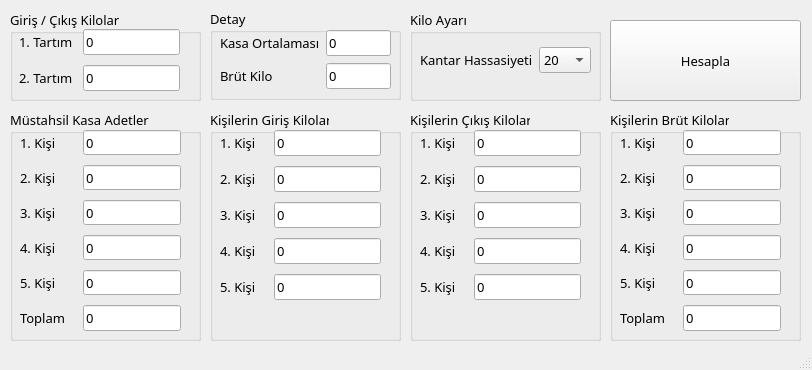
<?xml version="1.0" encoding="UTF-8"?>
<ui version="4.0">
 <class>MainWindow</class>
 <widget class="QMainWindow" name="MainWindow">
  <property name="geometry">
   <rect>
    <x>0</x>
    <y>0</y>
    <width>812</width>
    <height>370</height>
   </rect>
  </property>
  <property name="minimumSize">
   <size>
    <width>812</width>
    <height>370</height>
   </size>
  </property>
  <property name="maximumSize">
   <size>
    <width>812</width>
    <height>370</height>
   </size>
  </property>
  <property name="font">
   <font>
    <family>Microsoft JhengHei UI Light</family>
    <pointsize>10</pointsize>
   </font>
  </property>
  <property name="windowTitle">
   <string>Ortalama Hesaplama</string>
  </property>
  <property name="windowIcon">
   <iconset resource="../icons/icons.qrc">
    <normaloff>:/icon/icon.jpg</normaloff>:/icon/icon.jpg</iconset>
  </property>
  <widget class="QWidget" name="centralwidget">
   <widget class="QGroupBox" name="groupBox_2">
    <property name="geometry">
     <rect>
      <x>10</x>
      <y>10</y>
      <width>191</width>
      <height>91</height>
     </rect>
    </property>
    <property name="title">
     <string>Giriş / Çıkış Kiloları</string>
    </property>
    <widget class="QWidget" name="formLayoutWidget">
     <property name="geometry">
      <rect>
       <x>9</x>
       <y>19</y>
       <width>171</width>
       <height>67</height>
      </rect>
     </property>
     <layout class="QFormLayout" name="formLayout">
      <property name="horizontalSpacing">
       <number>10</number>
      </property>
      <property name="verticalSpacing">
       <number>10</number>
      </property>
      <property name="leftMargin">
       <number>0</number>
      </property>
      <property name="topMargin">
       <number>0</number>
      </property>
      <property name="rightMargin">
       <number>10</number>
      </property>
      <item row="0" column="0">
       <widget class="QLabel" name="label_6">
        <property name="text">
         <string>1. Tartım</string>
        </property>
       </widget>
      </item>
      <item row="1" column="0">
       <widget class="QLabel" name="label_7">
        <property name="text">
         <string>2. Tartım</string>
        </property>
       </widget>
      </item>
      <item row="0" column="1">
       <widget class="QLineEdit" name="first_kg_textbox">
        <property name="text">
         <string>0</string>
        </property>
        <property name="placeholderText">
         <string>0</string>
        </property>
       </widget>
      </item>
      <item row="1" column="1">
       <widget class="QLineEdit" name="second_kg_textbox">
        <property name="text">
         <string>0</string>
        </property>
        <property name="placeholderText">
         <string>0</string>
        </property>
       </widget>
      </item>
     </layout>
    </widget>
   </widget>
   <widget class="QGroupBox" name="groupBox_3">
    <property name="geometry">
     <rect>
      <x>10</x>
      <y>110</y>
      <width>191</width>
      <height>231</height>
     </rect>
    </property>
    <property name="title">
     <string>Müstahsil Kasa Adetleri</string>
    </property>
    <widget class="QWidget" name="formLayoutWidget_2">
     <property name="geometry">
      <rect>
       <x>10</x>
       <y>20</y>
       <width>171</width>
       <height>201</height>
      </rect>
     </property>
     <layout class="QFormLayout" name="formLayout_2">
      <property name="horizontalSpacing">
       <number>18</number>
      </property>
      <property name="verticalSpacing">
       <number>10</number>
      </property>
      <property name="leftMargin">
       <number>0</number>
      </property>
      <property name="topMargin">
       <number>0</number>
      </property>
      <property name="rightMargin">
       <number>10</number>
      </property>
      <item row="0" column="0">
       <widget class="QLabel" name="label_8">
        <property name="text">
         <string>1. Kişi</string>
        </property>
       </widget>
      </item>
      <item row="0" column="1">
       <widget class="QLineEdit" name="first_customer_case_amount_textbox">
        <property name="text">
         <string>0</string>
        </property>
        <property name="placeholderText">
         <string>0</string>
        </property>
       </widget>
      </item>
      <item row="1" column="0">
       <widget class="QLabel" name="label_9">
        <property name="text">
         <string>2. Kişi</string>
        </property>
       </widget>
      </item>
      <item row="1" column="1">
       <widget class="QLineEdit" name="second_customer_case_amount_textbox">
        <property name="text">
         <string>0</string>
        </property>
        <property name="placeholderText">
         <string>0</string>
        </property>
       </widget>
      </item>
      <item row="2" column="0">
       <widget class="QLabel" name="label_10">
        <property name="text">
         <string>3. Kişi</string>
        </property>
       </widget>
      </item>
      <item row="2" column="1">
       <widget class="QLineEdit" name="third_customer_case_amount_textbox">
        <property name="text">
         <string>0</string>
        </property>
        <property name="placeholderText">
         <string>0</string>
        </property>
       </widget>
      </item>
      <item row="3" column="0">
       <widget class="QLabel" name="label_11">
        <property name="text">
         <string>4. Kişi</string>
        </property>
       </widget>
      </item>
      <item row="3" column="1">
       <widget class="QLineEdit" name="fourth_customer_case_amount_textbox">
        <property name="text">
         <string>0</string>
        </property>
        <property name="placeholderText">
         <string>0</string>
        </property>
       </widget>
      </item>
      <item row="4" column="0">
       <widget class="QLabel" name="label_12">
        <property name="text">
         <string>5. Kişi</string>
        </property>
       </widget>
      </item>
      <item row="4" column="1">
       <widget class="QLineEdit" name="fifth_customer_case_amount_textbox">
        <property name="text">
         <string>0</string>
        </property>
        <property name="placeholderText">
         <string>0</string>
        </property>
       </widget>
      </item>
      <item row="5" column="1">
       <widget class="QLineEdit" name="total_customer_case_amount_textbox">
        <property name="text">
         <string>0</string>
        </property>
        <property name="readOnly">
         <bool>true</bool>
        </property>
       </widget>
      </item>
      <item row="5" column="0">
       <widget class="QLabel" name="label_18">
        <property name="text">
         <string>Toplam</string>
        </property>
       </widget>
      </item>
     </layout>
    </widget>
   </widget>
   <widget class="QGroupBox" name="groupBox_4">
    <property name="geometry">
     <rect>
      <x>210</x>
      <y>110</y>
      <width>191</width>
      <height>231</height>
     </rect>
    </property>
    <property name="title">
     <string>Kişilerin Giriş Kiloları</string>
    </property>
    <widget class="QWidget" name="formLayoutWidget_3">
     <property name="geometry">
      <rect>
       <x>10</x>
       <y>20</y>
       <width>171</width>
       <height>201</height>
      </rect>
     </property>
     <layout class="QFormLayout" name="formLayout_3">
      <property name="horizontalSpacing">
       <number>18</number>
      </property>
      <property name="verticalSpacing">
       <number>10</number>
      </property>
      <property name="leftMargin">
       <number>0</number>
      </property>
      <property name="topMargin">
       <number>0</number>
      </property>
      <property name="rightMargin">
       <number>10</number>
      </property>
      <item row="0" column="0">
       <widget class="QLabel" name="label_13">
        <property name="text">
         <string>1. Kişi</string>
        </property>
       </widget>
      </item>
      <item row="0" column="1">
       <widget class="QLineEdit" name="first_customer_first_kg_textbox">
        <property name="text">
         <string>0</string>
        </property>
        <property name="readOnly">
         <bool>true</bool>
        </property>
        <property name="placeholderText">
         <string>0</string>
        </property>
       </widget>
      </item>
      <item row="1" column="0">
       <widget class="QLabel" name="label_14">
        <property name="text">
         <string>2. Kişi</string>
        </property>
       </widget>
      </item>
      <item row="1" column="1">
       <widget class="QLineEdit" name="second_customer_first_kg_textbox">
        <property name="text">
         <string>0</string>
        </property>
        <property name="readOnly">
         <bool>true</bool>
        </property>
        <property name="placeholderText">
         <string>0</string>
        </property>
       </widget>
      </item>
      <item row="2" column="0">
       <widget class="QLabel" name="label_15">
        <property name="text">
         <string>3. Kişi</string>
        </property>
       </widget>
      </item>
      <item row="2" column="1">
       <widget class="QLineEdit" name="third_customer_first_kg_textbox">
        <property name="text">
         <string>0</string>
        </property>
        <property name="readOnly">
         <bool>true</bool>
        </property>
        <property name="placeholderText">
         <string>0</string>
        </property>
       </widget>
      </item>
      <item row="3" column="0">
       <widget class="QLabel" name="label_16">
        <property name="text">
         <string>4. Kişi</string>
        </property>
       </widget>
      </item>
      <item row="3" column="1">
       <widget class="QLineEdit" name="fourth_customer_first_kg_textbox">
        <property name="text">
         <string>0</string>
        </property>
        <property name="readOnly">
         <bool>true</bool>
        </property>
        <property name="placeholderText">
         <string>0</string>
        </property>
       </widget>
      </item>
      <item row="4" column="0">
       <widget class="QLabel" name="label_17">
        <property name="text">
         <string>5. Kişi</string>
        </property>
       </widget>
      </item>
      <item row="4" column="1">
       <widget class="QLineEdit" name="fifth_customer_first_kg_textbox">
        <property name="text">
         <string>0</string>
        </property>
        <property name="readOnly">
         <bool>true</bool>
        </property>
        <property name="placeholderText">
         <string>0</string>
        </property>
       </widget>
      </item>
     </layout>
    </widget>
   </widget>
   <widget class="QGroupBox" name="groupBox_5">
    <property name="geometry">
     <rect>
      <x>410</x>
      <y>110</y>
      <width>191</width>
      <height>231</height>
     </rect>
    </property>
    <property name="title">
     <string>Kişilerin Çıkış Kiloları</string>
    </property>
    <widget class="QWidget" name="formLayoutWidget_4">
     <property name="geometry">
      <rect>
       <x>10</x>
       <y>20</y>
       <width>171</width>
       <height>201</height>
      </rect>
     </property>
     <layout class="QFormLayout" name="formLayout_4">
      <property name="horizontalSpacing">
       <number>18</number>
      </property>
      <property name="verticalSpacing">
       <number>10</number>
      </property>
      <property name="leftMargin">
       <number>0</number>
      </property>
      <property name="topMargin">
       <number>0</number>
      </property>
      <property name="rightMargin">
       <number>10</number>
      </property>
      <item row="0" column="0">
       <widget class="QLabel" name="label_20">
        <property name="text">
         <string>1. Kişi</string>
        </property>
       </widget>
      </item>
      <item row="0" column="1">
       <widget class="QLineEdit" name="first_customer_second_kg_textbox">
        <property name="text">
         <string>0</string>
        </property>
        <property name="readOnly">
         <bool>true</bool>
        </property>
        <property name="placeholderText">
         <string>0</string>
        </property>
       </widget>
      </item>
      <item row="1" column="0">
       <widget class="QLabel" name="label_21">
        <property name="text">
         <string>2. Kişi</string>
        </property>
       </widget>
      </item>
      <item row="1" column="1">
       <widget class="QLineEdit" name="second_customer_second_kg_textbox">
        <property name="text">
         <string>0</string>
        </property>
        <property name="readOnly">
         <bool>true</bool>
        </property>
        <property name="placeholderText">
         <string>0</string>
        </property>
       </widget>
      </item>
      <item row="2" column="0">
       <widget class="QLabel" name="label_22">
        <property name="text">
         <string>3. Kişi</string>
        </property>
       </widget>
      </item>
      <item row="2" column="1">
       <widget class="QLineEdit" name="third_customer_second_kg_textbox">
        <property name="text">
         <string>0</string>
        </property>
        <property name="readOnly">
         <bool>true</bool>
        </property>
        <property name="placeholderText">
         <string>0</string>
        </property>
       </widget>
      </item>
      <item row="3" column="0">
       <widget class="QLabel" name="label_23">
        <property name="text">
         <string>4. Kişi</string>
        </property>
       </widget>
      </item>
      <item row="3" column="1">
       <widget class="QLineEdit" name="fourth_customer_second_kg_textbox">
        <property name="text">
         <string>0</string>
        </property>
        <property name="readOnly">
         <bool>true</bool>
        </property>
        <property name="placeholderText">
         <string>0</string>
        </property>
       </widget>
      </item>
      <item row="4" column="0">
       <widget class="QLabel" name="label_24">
        <property name="text">
         <string>5. Kişi</string>
        </property>
       </widget>
      </item>
      <item row="4" column="1">
       <widget class="QLineEdit" name="fifth_customer_second_kg_textbox">
        <property name="text">
         <string>0</string>
        </property>
        <property name="readOnly">
         <bool>true</bool>
        </property>
        <property name="placeholderText">
         <string>0</string>
        </property>
       </widget>
      </item>
     </layout>
    </widget>
   </widget>
   <widget class="QGroupBox" name="groupBox_6">
    <property name="geometry">
     <rect>
      <x>610</x>
      <y>110</y>
      <width>191</width>
      <height>231</height>
     </rect>
    </property>
    <property name="title">
     <string>Kişilerin Brüt Kiloları</string>
    </property>
    <widget class="QWidget" name="formLayoutWidget_5">
     <property name="geometry">
      <rect>
       <x>10</x>
       <y>20</y>
       <width>171</width>
       <height>201</height>
      </rect>
     </property>
     <layout class="QFormLayout" name="formLayout_5">
      <property name="horizontalSpacing">
       <number>18</number>
      </property>
      <property name="verticalSpacing">
       <number>10</number>
      </property>
      <property name="leftMargin">
       <number>0</number>
      </property>
      <property name="topMargin">
       <number>0</number>
      </property>
      <property name="rightMargin">
       <number>10</number>
      </property>
      <item row="0" column="0">
       <widget class="QLabel" name="label_26">
        <property name="text">
         <string>1. Kişi</string>
        </property>
       </widget>
      </item>
      <item row="0" column="1">
       <widget class="QLineEdit" name="first_customer_gross_kg_textbox">
        <property name="text">
         <string>0</string>
        </property>
        <property name="readOnly">
         <bool>true</bool>
        </property>
        <property name="placeholderText">
         <string>0</string>
        </property>
       </widget>
      </item>
      <item row="1" column="0">
       <widget class="QLabel" name="label_27">
        <property name="text">
         <string>2. Kişi</string>
        </property>
       </widget>
      </item>
      <item row="1" column="1">
       <widget class="QLineEdit" name="second_customer_gross_kg_textbox">
        <property name="text">
         <string>0</string>
        </property>
        <property name="readOnly">
         <bool>true</bool>
        </property>
        <property name="placeholderText">
         <string>0</string>
        </property>
       </widget>
      </item>
      <item row="2" column="0">
       <widget class="QLabel" name="label_28">
        <property name="text">
         <string>3. Kişi</string>
        </property>
       </widget>
      </item>
      <item row="2" column="1">
       <widget class="QLineEdit" name="third_customer_gross_kg_textbox">
        <property name="text">
         <string>0</string>
        </property>
        <property name="readOnly">
         <bool>true</bool>
        </property>
        <property name="placeholderText">
         <string>0</string>
        </property>
       </widget>
      </item>
      <item row="3" column="0">
       <widget class="QLabel" name="label_29">
        <property name="text">
         <string>4. Kişi</string>
        </property>
       </widget>
      </item>
      <item row="3" column="1">
       <widget class="QLineEdit" name="fourth_customer_gross_kg_textbox">
        <property name="text">
         <string>0</string>
        </property>
        <property name="readOnly">
         <bool>true</bool>
        </property>
        <property name="placeholderText">
         <string>0</string>
        </property>
       </widget>
      </item>
      <item row="4" column="0">
       <widget class="QLabel" name="label_30">
        <property name="text">
         <string>5. Kişi</string>
        </property>
       </widget>
      </item>
      <item row="4" column="1">
       <widget class="QLineEdit" name="fifth_customer_gross_kg_textbox">
        <property name="text">
         <string>0</string>
        </property>
        <property name="readOnly">
         <bool>true</bool>
        </property>
        <property name="placeholderText">
         <string>0</string>
        </property>
       </widget>
      </item>
      <item row="5" column="1">
       <widget class="QLineEdit" name="total_customer_gross_kg_textbox">
        <property name="text">
         <string>0</string>
        </property>
        <property name="readOnly">
         <bool>true</bool>
        </property>
       </widget>
      </item>
      <item row="5" column="0">
       <widget class="QLabel" name="label_31">
        <property name="text">
         <string>Toplam</string>
        </property>
       </widget>
      </item>
     </layout>
    </widget>
   </widget>
   <widget class="QGroupBox" name="groupBox">
    <property name="geometry">
     <rect>
      <x>210</x>
      <y>9</y>
      <width>191</width>
      <height>91</height>
     </rect>
    </property>
    <property name="title">
     <string>Detay</string>
    </property>
    <widget class="QWidget" name="gridLayoutWidget">
     <property name="geometry">
      <rect>
       <x>10</x>
       <y>20</y>
       <width>171</width>
       <height>61</height>
      </rect>
     </property>
     <layout class="QGridLayout" name="gridLayout">
      <item row="0" column="1">
       <widget class="QLineEdit" name="per_case_average_textbox">
        <property name="text">
         <string>0</string>
        </property>
        <property name="dragEnabled">
         <bool>false</bool>
        </property>
        <property name="readOnly">
         <bool>true</bool>
        </property>
        <property name="placeholderText">
         <string>0</string>
        </property>
       </widget>
      </item>
      <item row="0" column="0">
       <widget class="QLabel" name="label_32">
        <property name="text">
         <string>Kasa Ortalaması</string>
        </property>
       </widget>
      </item>
      <item row="1" column="0">
       <widget class="QLabel" name="label_34">
        <property name="text">
         <string>Brüt Kilo</string>
        </property>
       </widget>
      </item>
      <item row="1" column="1">
       <widget class="QLineEdit" name="total_gross_kg_textbox">
        <property name="text">
         <string>0</string>
        </property>
        <property name="dragEnabled">
         <bool>false</bool>
        </property>
        <property name="readOnly">
         <bool>true</bool>
        </property>
        <property name="placeholderText">
         <string>0</string>
        </property>
       </widget>
      </item>
     </layout>
    </widget>
   </widget>
   <widget class="QGroupBox" name="groupBox_7">
    <property name="geometry">
     <rect>
      <x>410</x>
      <y>10</y>
      <width>191</width>
      <height>91</height>
     </rect>
    </property>
    <property name="title">
     <string>Kilo Ayarı</string>
    </property>
    <widget class="QWidget" name="gridLayoutWidget_2">
     <property name="geometry">
      <rect>
       <x>10</x>
       <y>20</y>
       <width>171</width>
       <height>61</height>
      </rect>
     </property>
     <layout class="QGridLayout" name="gridLayout_2">
      <item row="0" column="0">
       <widget class="QLabel" name="label_33">
        <property name="text">
         <string>Kantar Hassasiyeti</string>
        </property>
       </widget>
      </item>
      <item row="0" column="1">
       <widget class="QComboBox" name="comboBox">
        <item>
         <property name="text">
          <string>20</string>
         </property>
        </item>
        <item>
         <property name="text">
          <string>10</string>
         </property>
        </item>
        <item>
         <property name="text">
          <string>5</string>
         </property>
        </item>
        <item>
         <property name="text">
          <string>1</string>
         </property>
        </item>
       </widget>
      </item>
     </layout>
    </widget>
   </widget>
   <widget class="QPushButton" name="calculate_button">
    <property name="geometry">
     <rect>
      <x>610</x>
      <y>20</y>
      <width>191</width>
      <height>81</height>
     </rect>
    </property>
    <property name="text">
     <string>Hesapla</string>
    </property>
   </widget>
  </widget>
  <widget class="QMenuBar" name="menubar">
   <property name="geometry">
    <rect>
     <x>0</x>
     <y>0</y>
     <width>812</width>
     <height>21</height>
    </rect>
   </property>
  </widget>
  <widget class="QStatusBar" name="statusbar"/>
 </widget>
 <resources>
  <include location="../icons/icons.qrc"/>
 </resources>
 <connections/>
</ui>
